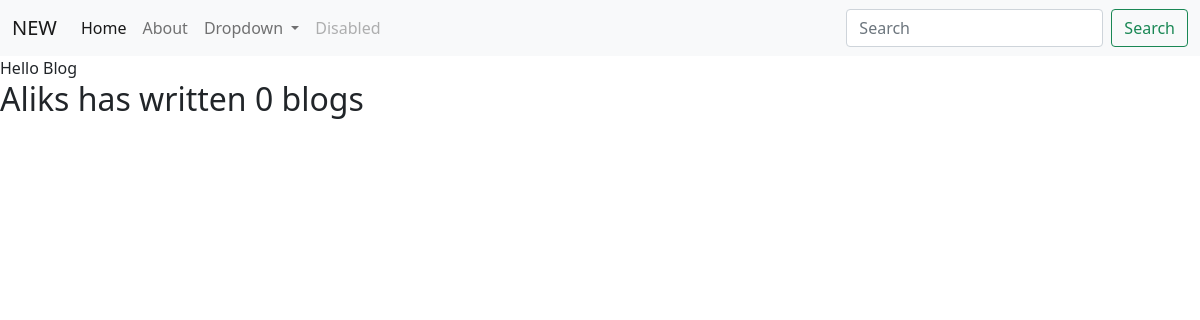
The page /blog/ on the database as committed earlier.
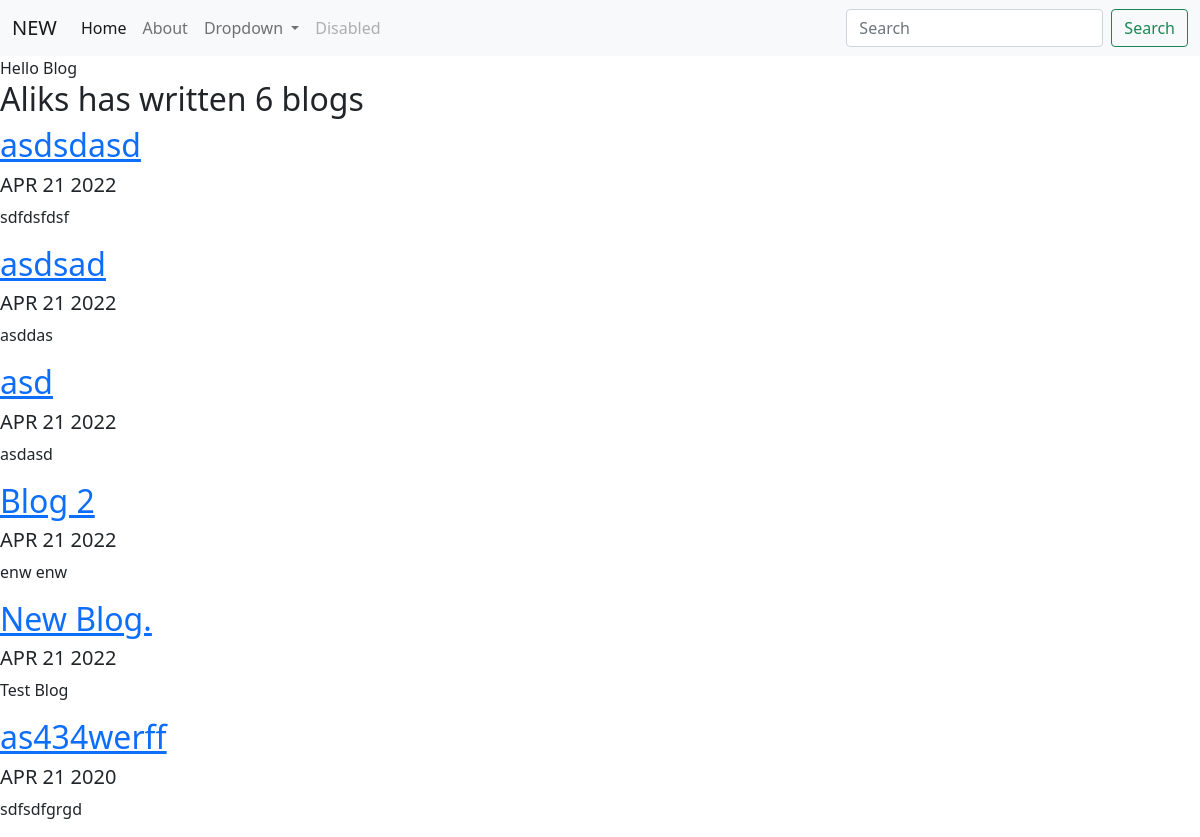
The same page on the database as committed later.
### blog/models.py (models this page shows, shortened)
class Blog(models.Model):
    title = models.CharField(max_length=200)
    description = models.TextField()
    date = models.DateField()

### blog/views.py (the view)
# urls.py: path('', views.all_blogs, name='all_blogs'),
def all_blogs(request):
    blogs = Blog.objects.order_by('-date')
    return render(request, 'blog/all_blogs.html', {'blogs': blogs})

### blog/templates/blog/all_blogs.html
{% extends 'portfolio/base.html' %}
{% load static %}
{% block content %}
Hello Blog
<h2>Aliks has written {{ blogs.count }} blog{{ blogs.count|pluralize }}</h2>
{% for blog in blogs %}
<a href="{% url 'blog:detail' blog.id %}"><h2>{{ blog.title }}</h2></a>
<h5>{{ blog.date|date:'M d Y'|upper }}</h5>
<p>{{ blog.description|striptags|truncatechars:100 }}</p>
{% endfor %}
{% endblock %}

Rows that differ between the two databases and show on the page:
added Blog: title "asdsdasd", date "APR 21 2022", description "sdfdsfdsf"
added Blog: title "asdsad", date "APR 21 2022", description "asddas"
added Blog: title "asd", date "APR 21 2022", description "asdasd"
added Blog: title "Blog 2", date "APR 21 2022", description "enw enw"
added Blog: title "New Blog.", date "APR 21 2022", description "Test Blog"
added Blog: title "as434werff", date "APR 21 2020", description "sdfsdfgrgd"
Other text that changed with them:
{{ blogs.count }}: "0" → "6"
